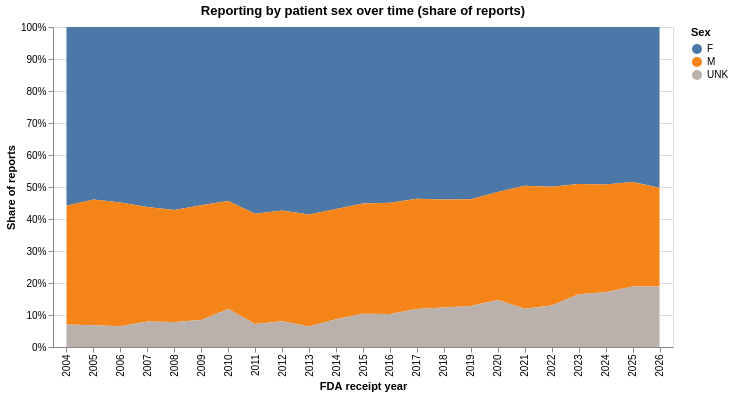

Specify this chart in Vega-Lite:
### Vega-Lite specification from a JSON file in a GitHub repository (floating-point values rounded to 4 significant figures)
{"config": {"view": {"continuousWidth": 300, "continuousHeight": 300}}, "data": {"name": "data-6b5db8a332e477caa44e6baf562de6d9"}, "mark": {"type": "area"}, "encoding": {"color": {"field": "sex", "scale": {"range": ["#4C78A8", "#F58518", "#BAB0AC"]}, "title": "Sex", "type": "nominal"}, "tooltip": [{"field": "year", "type": "ordinal"}, {"field": "sex", "type": "nominal"}, {"field": "reports", "format": ",", "type": "quantitative"}], "x": {"field": "year", "title": "FDA receipt year", "type": "ordinal"}, "y": {"axis": {"format": "%"}, "field": "reports", "stack": "normalize", "title": "Share of reports", "type": "quantitative"}}, "height": 320, "title": "Reporting by patient sex over time (share of reports)", "width": 620, "$schema": "https://vega.github.io/schema/vega-lite/v6.1.0.json", "datasets": {"data-6b5db8a332e477caa44e6baf562de6d9": [{"year": 2004, "sex": "F", "reports": 114565}, {"year": 2004, "sex": "M", "reports": 76085}, {"year": 2004, "sex": "UNK", "reports": 14504}, {"year": 2005, "sex": "F", "reports": 124285}, {"year": 2005, "sex": "M", "reports": 90461}, {"year": 2005, "sex": "UNK", "reports": 15695}, {"year": 2006, "sex": "F", "reports": 134428}, {"year": 2006, "sex": "M", "reports": 94824}, {"year": 2006, "sex": "UNK", "reports": 15985}, {"year": 2007, "sex": "F", "reports": 148750}, {"year": 2007, "sex": "M", "reports": 94661}, {"year": 2007, "sex": "UNK", "reports": 21117}, {"year": 2008, "sex": "F", "reports": 177066}, {"year": 2008, "sex": "M", "reports": 108274}, {"year": 2008, "sex": "UNK", "reports": 24198}, {"year": 2009, "sex": "F", "reports": 186914}, {"year": 2009, "sex": "M", "reports": 120330}, {"year": 2009, "sex": "UNK", "reports": 28264}, {"year": 2010, "sex": "F", "reports": 258633}, {"year": 2010, "sex": "M", "reports": 160948}, {"year": 2010, "sex": "UNK", "reports": 56399}, {"year": 2011, "sex": "F", "reports": 314179}, {"year": 2011, "sex": "M", "reports": 185644}, {"year": 2011, "sex": "UNK", "reports": 38761}, {"year": 2012, "sex": "F", "reports": 365517}, {"year": 2012, "sex": "M", "reports": 220852}, {"year": 2012, "sex": "UNK", "reports": 51386}, {"year": 2013, "sex": "F", "reports": 450758}, {"year": 2013, "sex": "M", "reports": 269692}, {"year": 2013, "sex": "UNK", "reports": 49022}, {"year": 2014, "sex": "F", "reports": 461505}, {"year": 2014, "sex": "M", "reports": 280164}, {"year": 2014, "sex": "UNK", "reports": 70264}, {"year": 2015, "sex": "F", "reports": 675100}, {"year": 2015, "sex": "M", "reports": 421451}, {"year": 2015, "sex": "UNK", "reports": 127562}, {"year": 2016, "sex": "F", "reports": 629873}, {"year": 2016, "sex": "M", "reports": 398672}, {"year": 2016, "sex": "UNK", "reports": 118469}, {"year": 2017, "sex": "F", "reports": 661135}, {"year": 2017, "sex": "M", "reports": 424421}, {"year": 2017, "sex": "UNK", "reports": 146352}, {"year": 2018, "sex": "F", "reports": 569143}, {"year": 2018, "sex": "M", "reports": 356452}, {"year": 2018, "sex": "UNK", "reports": 130118}, {"year": 2019, "sex": "F", "reports": 765456}, {"year": 2019, "sex": "M", "reports": 473678}, {"year": 2019, "sex": "UNK", "reports": 182118}, {"year": 2020, "sex": "F", "reports": 732178}, {"year": 2020, "sex": "M", "reports": 478823}, {"year": 2020, "sex": "UNK", "reports": 208545}, {"year": 2021, "sex": "F", "reports": 777128}, {"year": 2021, "sex": "M", "reports": 602120}, {"year": 2021, "sex": "UNK", "reports": 187361}, {"year": 2022, "sex": "F", "reports": 762593}, {"year": 2022, "sex": "M", "reports": 565737}, {"year": 2022, "sex": "UNK", "reports": 198504}, {"year": 2023, "sex": "F", "reports": 680080}, {"year": 2023, "sex": "M", "reports": 476538}, {"year": 2023, "sex": "UNK", "reports": 228869}, {"year": 2024, "sex": "F", "reports": 659774}, {"year": 2024, "sex": "M", "reports": 450546}, {"year": 2024, "sex": "UNK", "reports": 229741}, {"year": 2025, "sex": "F", "reports": 673057}, {"year": 2025, "sex": "M", "reports": 453557}, {"year": 2025, "sex": "UNK", "reports": 262504}, {"year": 2026, "sex": "F", "reports": 397747}, {"year": 2026, "sex": "M", "reports": 244573}, {"year": 2026, "sex": "UNK", "reports": 150021}]}}
